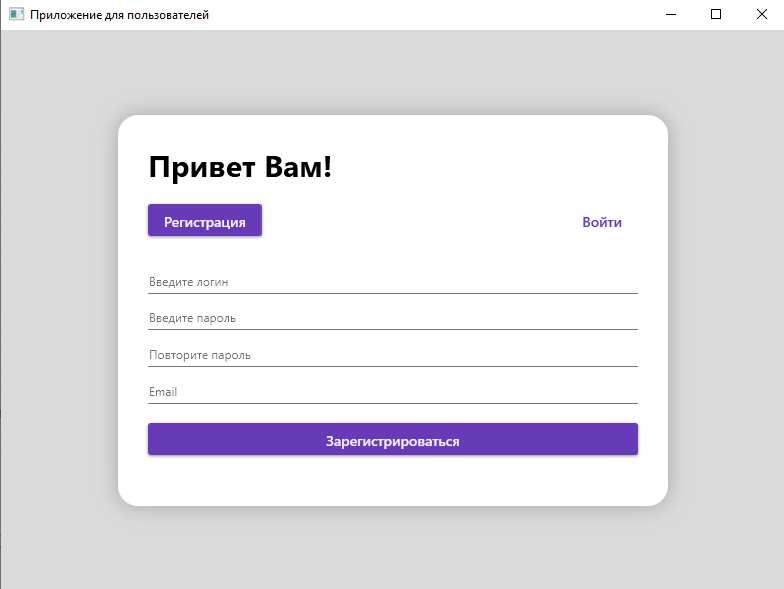
//> input picture WPF_Arnaut/image.png, 784 x 589 px
$ ./Canny   (built with g++ and OpenCV 4)
//> lines starting //> are read from the running program, lines starting //| are printed output that depends on the picture; after the words box and inside, x2 and y2 are one past the last pixel; in counts of white or black regions, pixels touching at a corner belong together
#include <opencv2/core/core.hpp>
#include <opencv2/core.hpp>
#include <opencv2/highgui/highgui.hpp>
#include <opencv2/imgproc/imgproc.hpp>
#include <stdio.h>
#include <stdlib.h>
#include <string>
#include <iostream>
#include <ctime>


# define M_PIl 3.141592653589793238462643383279502884L

using namespace cv;
using namespace std;

Mat img;


string input()
{
	setlocale(LC_ALL, "Russian");
	string filename;
	cout << "\nВведите название файла и нажмите enter" << endl;
	cout << "file.jpg" << endl;
	cout << "sf.jpg" << endl;
	cout << "sf2.jpg" << endl;
	cout << "road.png" << endl;
	cout << "lisii.png" << endl;
	cout << "jir.jpg" << endl;
	cout << "jir2.jpg" << endl;

	cin >> filename;
//> the answer given: WPF_Arnaut/image.png

	cout << "\nОткрыть файл: ";
	cout << filename << endl;

	return filename;

}

// [84 lines left out: functions inputVid, VideoCap, not called in this run]

string Image()
{

	string file = input();
	Mat img = imread(file, 1);
//> img is the input picture: 589 rows x 784 cols, CV_8UC3; mean B, G, R 231, 225.9, 227.8
	string source_window = file;

	namedWindow(source_window, WINDOW_GUI_EXPANDED);
	imshow(source_window, img);

	Mat src_gray;
	Mat canny_output;

	cvtColor(img, src_gray, COLOR_RGB2GRAY); // перводит изображение в черно-белое
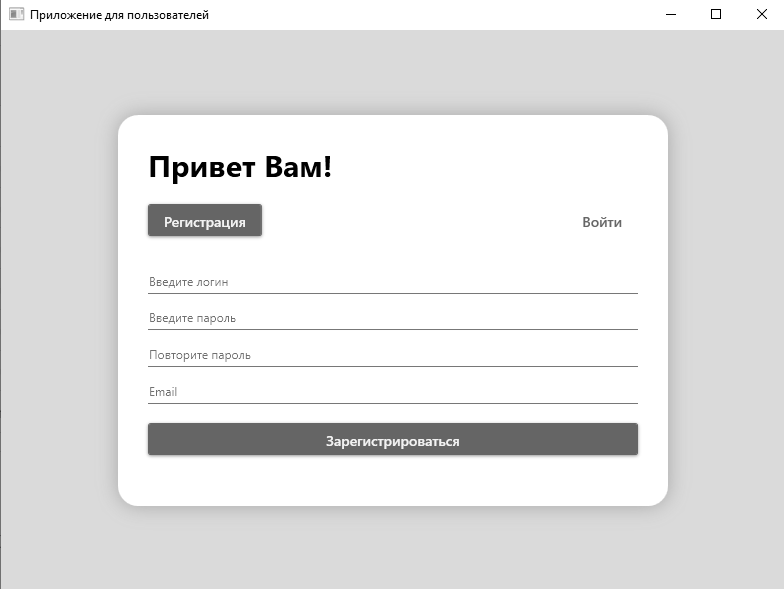
//> src_gray: 589 rows x 784 cols, CV_8UC1; min 0, max 255, mean 227.7
	imwrite("cvtColor.jpg", src_gray); //создает файл черно-белого изображения
	blur(src_gray, src_gray, Size(10, 10)); //размывает изображение
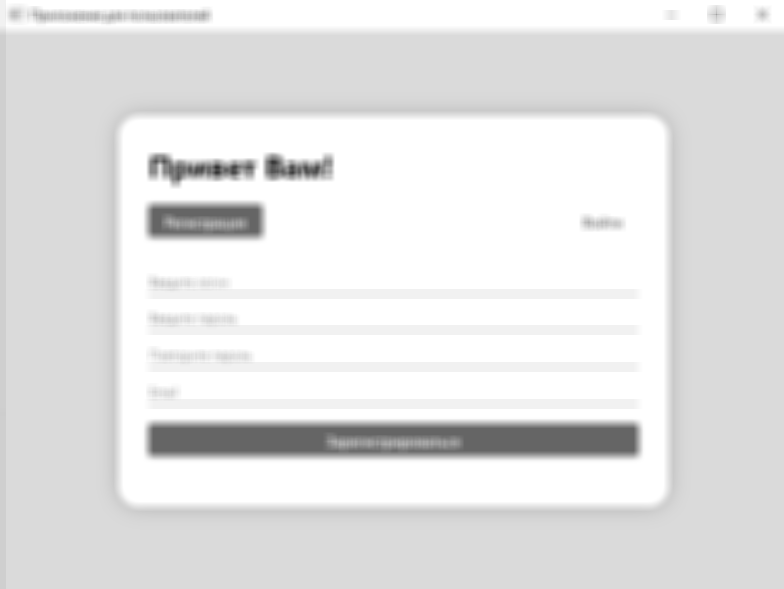
//> src_gray: 589 rows x 784 cols, CV_8UC1; min 48, max 255, mean 227.8
	imwrite("blur.jpg", src_gray); // создает файл размытого изображения

	double otsu_tresh_val = threshold(src_gray, img, 0, 255, THRESH_BINARY | THRESH_OTSU); //определяет яркость серого изображения
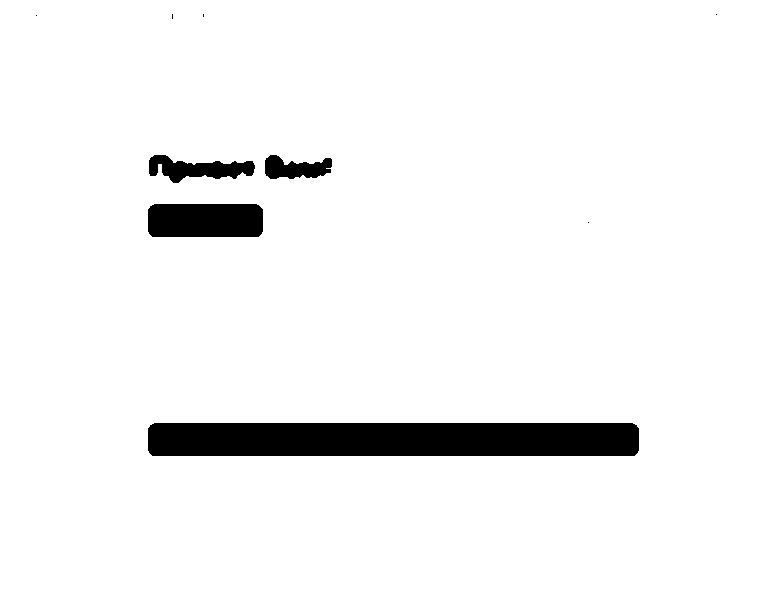
//> img: 589 rows x 784 cols, CV_8UC1; 95.1% white; 9 black regions (5 under 20 px), largest, box (x1, y1, x2, y2) and area: (148, 423, 639, 456) 16151, (148, 204, 263, 237) 3742, (149, 155, 255, 183) 1623, (265, 155, 332, 179) 1074
//> otsu_tresh_val = 177

	double high_tresh_val = 40, lower_tresh_val = 40 * 0.5; //определяет максимумы и минимумы
	cout << "Фильтрация " << otsu_tresh_val << endl;
//| Фильтрация 177

	Canny(src_gray, canny_output, lower_tresh_val, high_tresh_val, 3); // алгоритм для работы трехканальное изображение
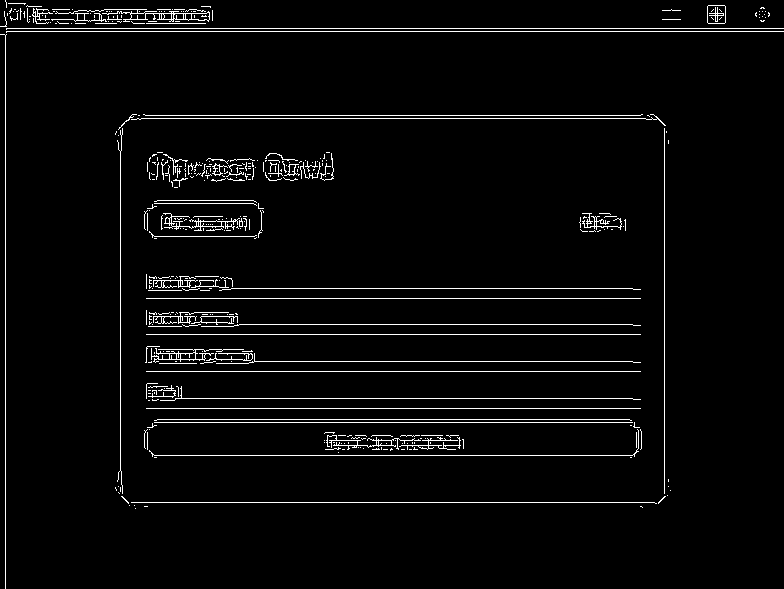
//> canny_output: 589 rows x 784 cols, CV_8UC1; 3.4% white in thin lines or dots

	string source_grey_window = "Серое изображение";
	namedWindow(source_grey_window, WINDOW_GUI_EXPANDED);
	imshow(source_grey_window, canny_output);

	imwrite("canny_output.jpg", canny_output); //сохраняет и открывает обработанное изображение

	RNG rng(12345); //задает рандомные цвета из диапозона ниже
	vector<vector<Point>>contours;
	vector<Vec4i>hierarchy;

	findContours(canny_output, contours, hierarchy, RETR_TREE, CHAIN_APPROX_SIMPLE, Point(0, 0)); //
//> contours = 441 contours, 412 with area under 20; largest, box (x1, y1, x2, y2) and area: (55, 9, 210, 22) 428, (707, 5, 726, 24) 322, (707, 5, 726, 24) 322, (163, 213, 240, 231) 206, (151, 348, 244, 363) 198

	vector<Moments>mu(contours.size()); //создается вектор моментов, куда передается количество контуров, которое зависит от изображения
//> mu = 441 items
	for (int i = 0; i < contours.size(); i++)
	{
		mu[i] = moments(contours[i], false); //часть вектора передается в столбцы массива mu
	}

	vector<Point2f>mc(contours.size());
	for (int i = 0; i < contours.size(); i++)
	{
		mc[i] = Point2f(mu[i].m10 / mu[i].m00, mu[i].m01 / mu[i].m00); // показывается x y векторы
	}
//> after the loop, mc = 441 Points (x, y), first 12: [nan, nan], [nan, nan], [nan, nan], [nan, nan], [nan, nan], [nan, nan], [661.3, 499.3], [124.7, 499.3], [nan, nan], [nan, nan], [nan, nan], [nan, nan]

	for (int i = 0; i < contours.size(); i++)
	{
		printf("Контур № %d: центр масс - x = %.2f y = %.2f; длина - %.2a \n", i, mu[i].m10 / mu[i].m00, mu[i].m01 / mu[i].m00, arcLength(contours[i], true)); //2f - количество знаков после запятой, типа float
	}
//> this loop made 441 passes
//| Контур № 0: центр масс - x = -nan y = -nan; длина - 0x0.00p+0
//| Контур № 1: центр масс - x = -nan y = -nan; длина - 0x1.35p+2
//| Контур № 2: центр масс - x = -nan y = -nan; длина - 0x1.80p+2
//| Контур № 3: центр масс - x = -nan y = -nan; длина - 0x0.00p+0
//| Контур № 4: центр масс - x = -nan y = -nan; длина - 0x0.00p+0
//| Контур № 5: центр масс - x = -nan y = -nan; длина - 0x1.07p+10
//| Контур № 6: центр масс - x = 661.26 y = 499.26; длина - 0x1.46p+4
//| Контур № 7: центр масс - x = 124.74 y = 499.26; длина - 0x1.46p+4
//> (output is shown up to pass 8 of 441)

	Mat drawing = Mat::zeros(canny_output.size(), CV_8UC3); //CV_8UC3 - изображение без знака с 3 каналами

	for (int i = 0; i < contours.size(); i++)
	{
		Scalar color = Scalar(rng.uniform(0, 255), rng.uniform(0, 255), rng.uniform(0, 255)); //указывает диапозон цвета, откуда будут браться случайные значения
		drawContours(drawing, contours, i, color, 2, 8, hierarchy, 0, Point()); //передается картинка, hierarchy - возвращает иерархию внешних контуров и отверстий.
																				//элементы 2 и 3 иерархии [idx] имеют не более одного из них, не равного -1: то есть
																				//у каждого элемента либо нет родителя или потомка, либо родителя, но нет потомка, либо потомка, но нет родителя
																				//Элемент с родителем, но без потомка, будет границей отверстия
		circle(drawing, mc[i], 4, color, -1, 5, 0); //выбирается изображение, центр масс, 4 - радиус, цвета, толщина
	}
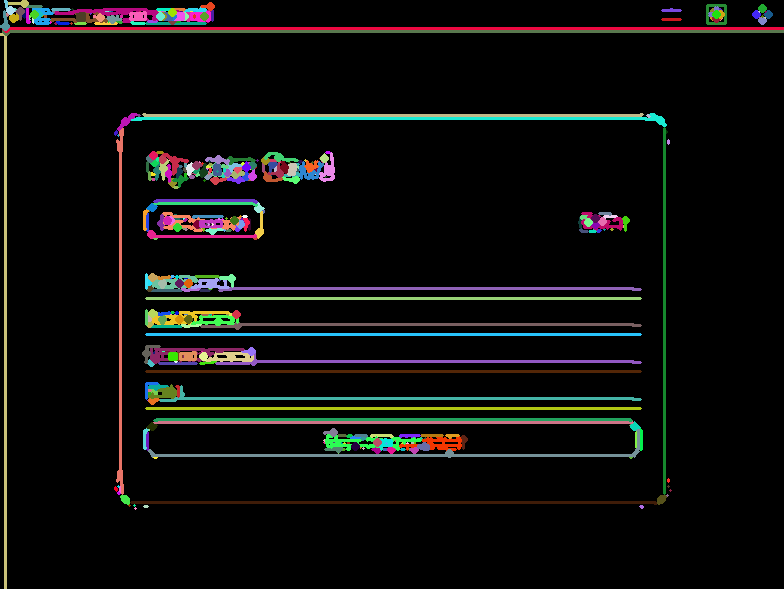
//> drawing: 589 rows x 784 cols, CV_8UC3; mean B, G, R 12.3, 13.6, 13.5

	namedWindow("Contours", WINDOW_GUI_EXPANDED);
	imshow("Contours", drawing);

	waitKey(0);
//> (the run ends here: the program stops with an error, at `return 0;`)
